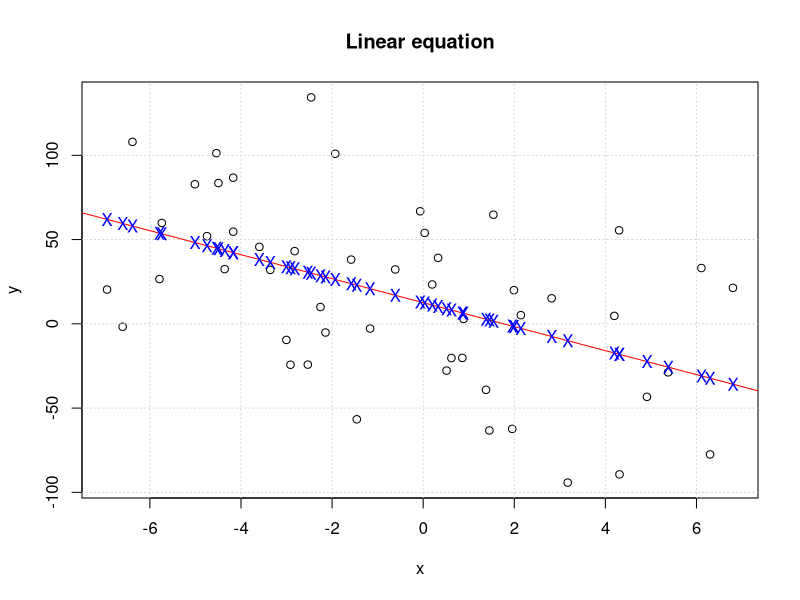
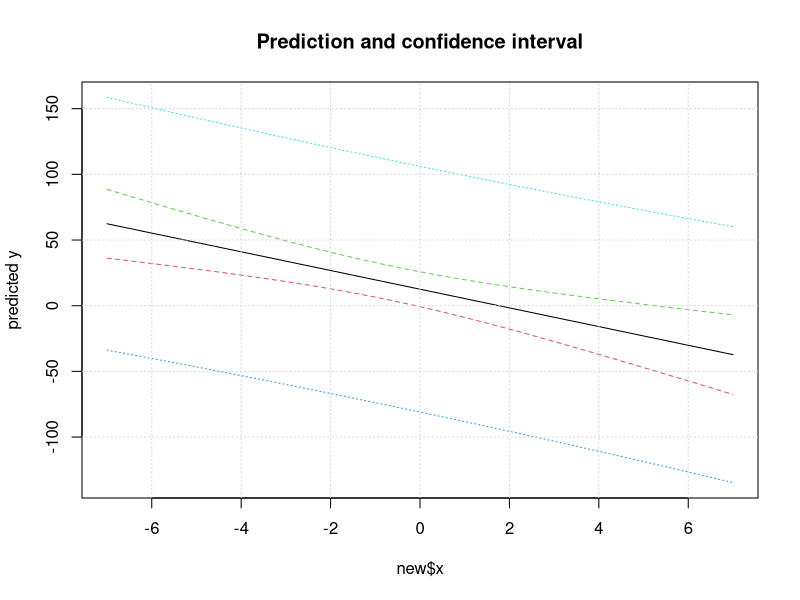
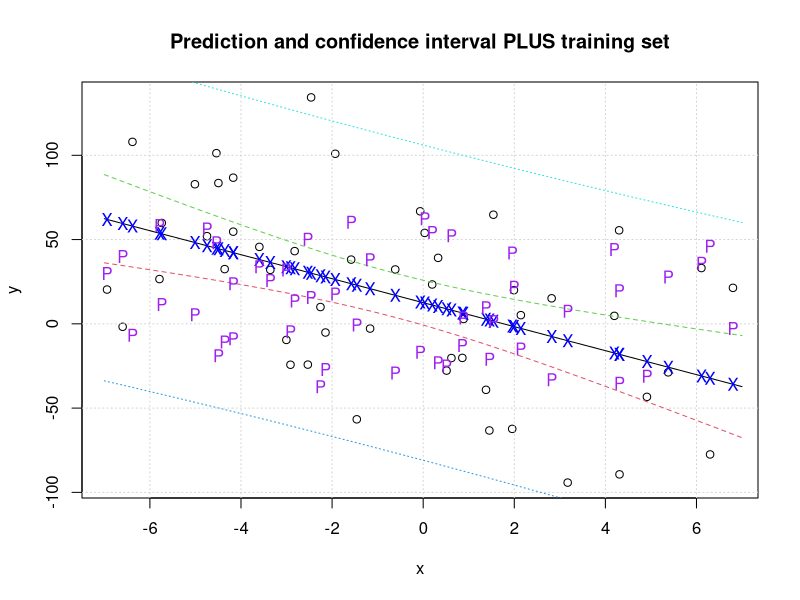

Write the R code that produced these figures, in order. (Note: this script raises an error after producing the figures.)
# Defining the equation
x = runif(50,-7,7)
y = 5 - 6*x + rnorm(50,0,45)
# Ploting the equation
plot(x,y)
title('Linear equation')
grid()
# Linear model
L = lm(y~x)
summary(L)
# the output is the coefficienties: (Intercept -> a0hat)/ (x -> a1hat

# L$coefficients: exact values
L$coefficients
abline(L,col='red')

# Help in R
#help(predict.lm)

# Prediction of y_hat associated to the training sample
# Prediction associated to a new observaton
#predict(L)
# Inserting the prediction points into the graph (blue X)
points(x,predict(L),pch='X',col='blue')

# Creating new data set
new = data.frame(x = seq(-7,7,length.out = 50))
# Obtaining the confidence interval and prediction
# The prediction always require a new data set (new observation)
pred.w.plim <- predict(L, new, interval = "prediction")
# The confidence does not always require a new data set E[y]
pred.w.clim <- predict(L, new, interval = "confidence")
matplot(new$x, cbind(pred.w.clim, pred.w.plim[,-1]), lty = c(1,2,2,3,3), type = "l", ylab = "predicted y")
title('Prediction and confidence interval')
grid()
# Plotting individually (just replace plim or clim)
#matplot(new$x, pred.w.plim, lty = c(1,2,2,3,3), type = "l", ylab = "predicted y")
#grid()
# Plotting all together
# Training data set
plot(x,y)
grid()
title('Prediction and confidence interval PLUS training set')
# Confidence levels in prediction and E[y]
matlines(new$x, cbind(pred.w.clim, pred.w.plim[,-1]), lty = c(1,2,2,3,3), type = "l", ylab = "predicted y")
# Plotting the linear model with the training set
points(x,predict(L),pch='X',col='blue')
# Plotting the prediction with a new data set
points(x,predict(L,new),pch='P',col='purple')
print('Summary of prediction with testing data')
summary(predict(L,new))

print('Exercise 2 - Multivariable linear problem')
A = matrix(0,nrow = 50,ncol = 50)
A[,1] = rexp(50,0.4)
A[,2] = rnorm(50,3,0.5)
A[,3] = rpois(50,0.8)
A[,4] = runif(50,-5,3)

y = 3 + 2*A[,1] - 5*A[,2] + 7*A[4] + rnorm(50)
L1 = lm(y~.,data=as.data.frame(A))
L1
summary(L1)

x = cbind(rep(1,50),A)
rankMatrix(x)
# rank = 5
# From the output: F statistic: 4773 on 4 (rank -1) and (n - rank)
